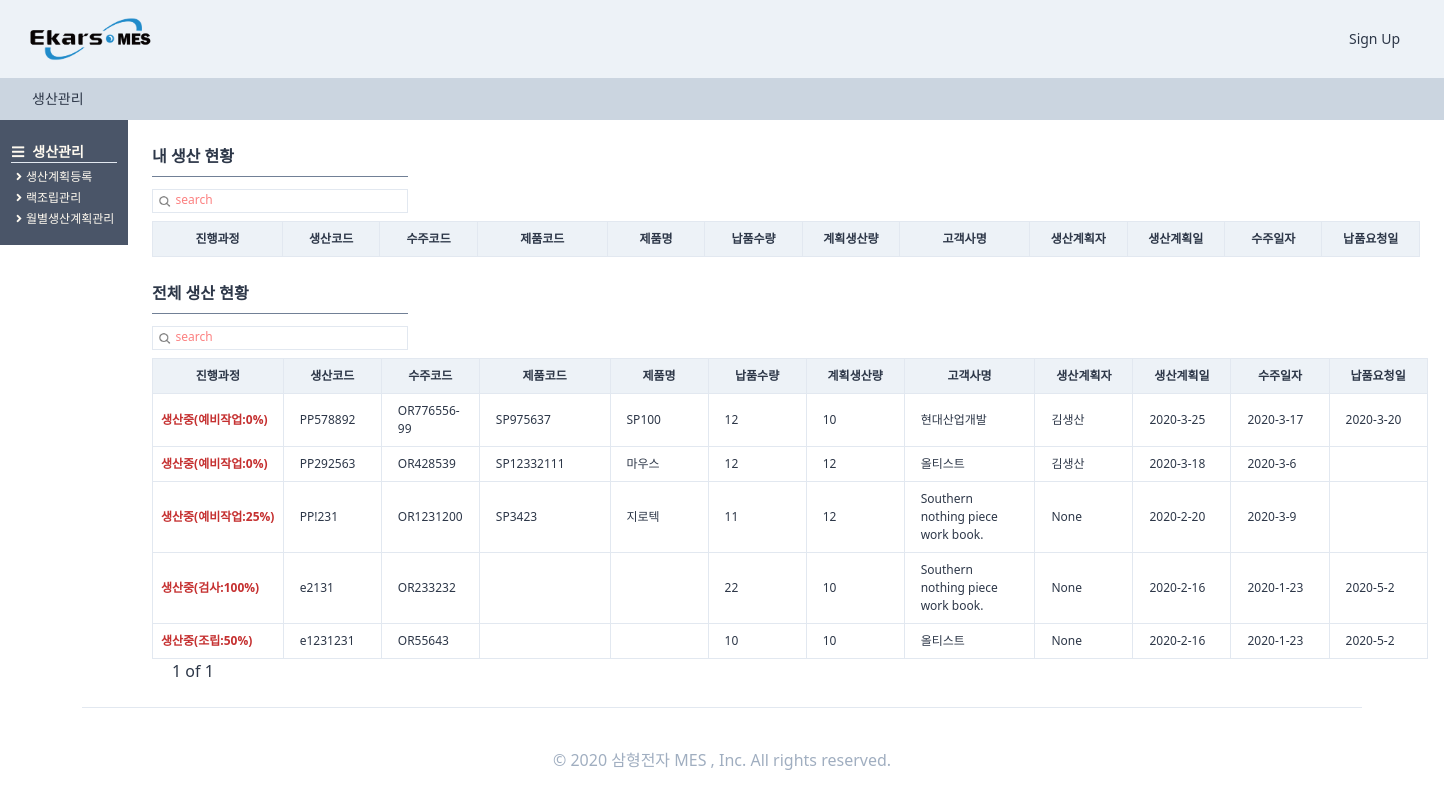
The page /producemanages/producemanageshome/ on the database as committed earlier.
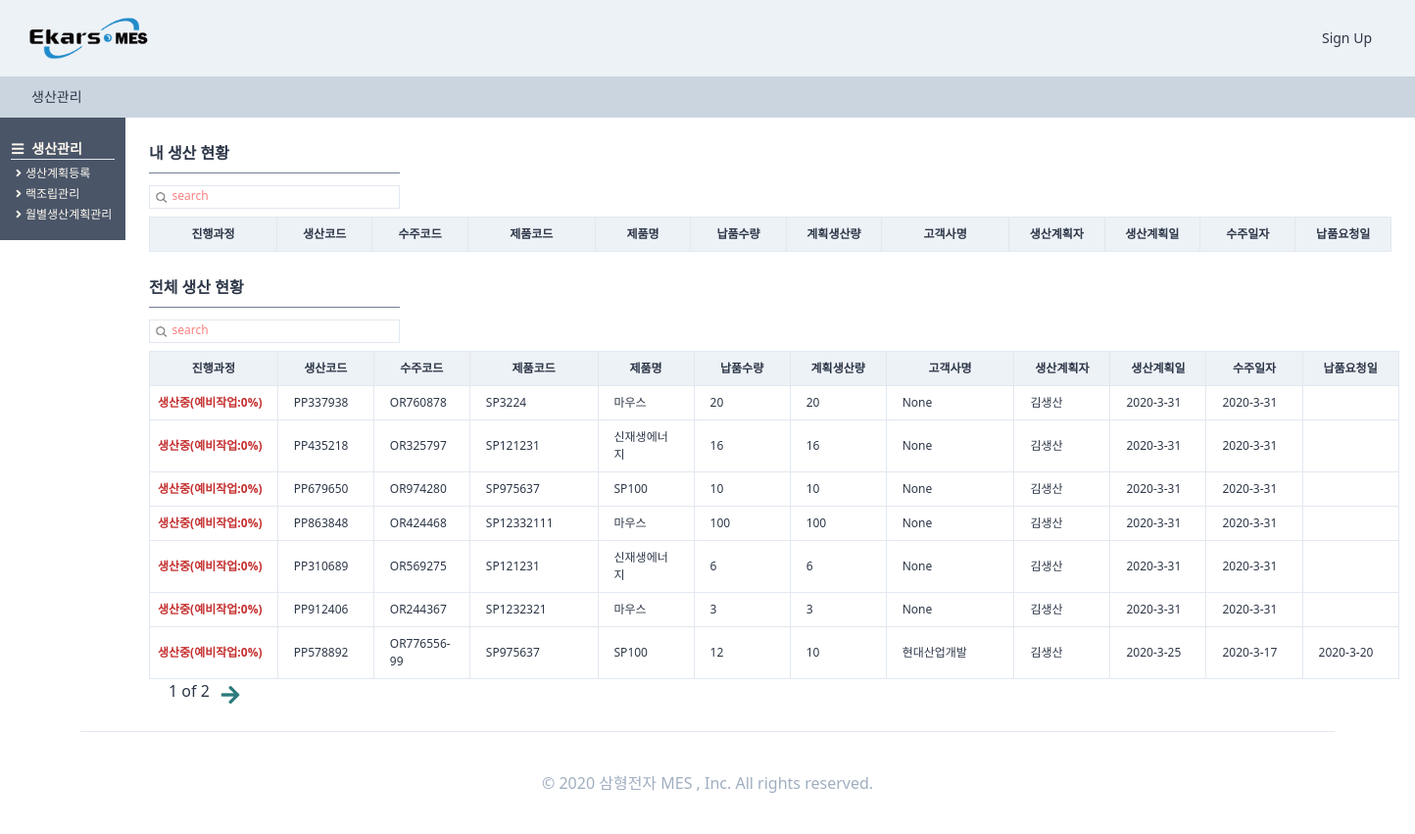
The same page on the database as committed later.
### orders/models.py (models this page shows, shortened)
class OrderRegister(TimeStampedModel):
    입찰 = "입찰"
    대리점 = "대리점"
    AS = "A/S"
    내부계획 = "내부계획"
    월별생산계획 = "월별생산계획"
    영업구분_CHOICES = (
        (입찰, "입찰"),
        (대리점, "대리점"),
        (AS, "A/S"),
        (내부계획, "내부계획"),
        (월별생산계획, "월별생산계획"),
    )
    삼형전자 = "삼형전자"
    엠에스텔레콤 = "엠에스텔레콤"
    사업장구분_CHOICES = (
        (삼형전자, "삼형전자"),
        (엠에스텔레콤, "엠에스텔레콤"),
    )
    출하완료 = "출하완료"
    출하미완료 = "출하미완료"
    출하구분_CHOICES = (
        (출하완료, "출하완료"),
        (출하미완료, "출하미완료"),
    )
    단품 = "단품"
    랙 = "랙"
    제품구분_CHOICES = (
        (단품, "단품"),
        (랙, "랙"),
    )
    랙생산의뢰 = models.ForeignKey(
        "self", related_name="단품생산의뢰", on_delete=models.SET_NULL, null=True, blank=True
    )
    작성자 = models.ForeignKey(
        users_models.User,
        related_name="수주등록",
        on_delete=models.SET_NULL,
        null=True,
        blank=True,
    )
    수주코드 = models.CharField(max_length=50)
    영업구분 = models.CharField(choices=영업구분_CHOICES, max_length=10, blank=True, default=입찰)
    제품구분 = models.CharField(choices=제품구분_CHOICES, max_length=10, blank=True, default=단품)
    사업장구분 = models.CharField(
        choices=사업장구분_CHOICES, max_length=10, blank=True, default=삼형전자
    )
    수주일자 = models.DateField(auto_now=False, auto_now_add=False)
    고객사명 = models.ForeignKey(
        SI_models.CustomerPartner,
        related_name="수주등록",
        on_delete=models.SET_NULL,
        null=True,
        blank=True,
    )
    현장명 = models.CharField(max_length=50, null=True)
    납품요청일 = models.DateField(auto_now=False, auto_now_add=False, blank=True, null=True)
    납품수량 = models.IntegerField()
    특이사항 = models.TextField(blank=True)
    단품모델 = models.ForeignKey(
        SI_models.SingleProduct,
        related_name="수주등록",
        on_delete=models.SET_NULL,
        null=True,
        blank=True,
    )
    랙모델 = models.ForeignKey(
        SI_models.RackProduct,
        related_name="수주등록",
        on_delete=models.SET_NULL,
        null=True,
        blank=True,
    )
    출하구분 = models.CharField(
        choices=출하구분_CHOICES, max_length=10, blank=True, default=출하미완료
    )
    랙조립도면 = models.FileField(
        upload_to="blueprint", blank=True, null=True, help_text="랙 수주의 경우 조립도면을 첨부해주세요."
    )
    class Meta:
        verbose_name = "수주등록"
        verbose_name_plural = "수주등록"
    def process(self):
        try:
            pro = self.생산요청
            try:
                cess = self.생산요청.생산계획.현재공정
                pro = self.생산요청.생산계획.현재공정달성율
                try:
                    pro = self.생산요청.생산계획.작업지시서.작업지시서등록.최종검사
                    try:
                        pro = self.생산요청.생산계획.작업지시서.작업지시서등록.최종검사.최종검사등록
                        return "최종검사완료"
                    except:
                        return "최종검사의뢰완료"
                except:
                    return f"생산중({cess}:{pro})"
            except:
                return "생산의뢰완료"
        except:
            return "수주등록완료"

### producemanages/models.py (models this page shows, shortened)
class ProduceRegister(TimeStampedModel):
    예비작업 = "예비작업"
    조립 = "조립"
    검사 = "검사"
    현재공정_CHOICES = (
        (예비작업, "예비작업"),
        (조립, "조립"),
        (검사, "검사"),
    )
    사영 = "0%"
    사일 = "25%"
    사이 = "50%"
    사삼 = "75%"
    사사 = "100%"
    현재공정달성율_CHOICES = (
        (사영, "0%"),
        (사일, "25%"),
        (사이, "50%"),
        (사삼, "75%"),
        (사사, "100%"),
    )
    작성자 = models.ForeignKey(
        users_models.User,
        related_name="생산계획등록",
        on_delete=models.SET_NULL,
        null=True,
        blank=True,
    )
    생산계획등록코드 = models.CharField(max_length=50)
    생산의뢰 = models.OneToOneField(
        orders_models.OrderProduce,
        related_name="생산계획",
        on_delete=models.SET_NULL,
        null=True,
    )
    현재공정 = models.CharField(
        choices=현재공정_CHOICES, max_length=10, null=True, default=예비작업
    )
    현재공정달성율 = models.CharField(
        choices=현재공정달성율_CHOICES, max_length=10, null=True, default=사영
    )
    계획생산량 = models.IntegerField(null=True)
    일일생산량 = models.IntegerField(null=True)
    누적생산량 = models.IntegerField(null=True, blank=True)
    특이사항 = models.CharField(max_length=100, null=True, blank=True)
    class Meta:
        verbose_name = "생산계획등록"
        verbose_name_plural = "생산계획등록"
    def successrate(self):
        if self.누적생산량 is None:
            return f"0%"
        else:
            rate = (self.누적생산량 / self.계획생산량) * 100
            rate = round(rate, 2)
            return f"{rate}%"
    successrate.short_description = "계획 생산량 달성율"

### StandardInformation/models.py (models this page shows, shortened)
class SingleProduct(TimeStampedModel):
    작성자 = models.ForeignKey(
        "users.User", related_name="단품제품작성자", on_delete=models.SET_NULL, null=True
    )
    작성일 = models.DateField(auto_now=True, auto_now_add=False)
    모델코드 = models.CharField(max_length=80, blank=True)
    모델명 = models.CharField(max_length=30, blank=True)
    규격 = models.CharField(max_length=80, blank=True)
    단위 = models.CharField(max_length=10, blank=True)
    단가 = models.IntegerField(null=True)
    class Meta:
        verbose_name = "단품제품"
        verbose_name_plural = "단품제품"

class CustomerPartner(TimeStampedModel):
    고객 = "고객"
    대리점 = "대리점"
    공급처 = "공급처"
    거래처_CHOICES = (
        (고객, "고객"),
        (대리점, "대리점"),
        (공급처, "공급처"),
    )
    고객작성자 = models.ForeignKey(
        "users.User", related_name="고객거래처작성자", on_delete=models.SET_NULL, null=True
    )
    작성일 = models.DateField(auto_now=True, auto_now_add=False)
    거래처구분 = models.CharField(choices=거래처_CHOICES, max_length=4, default=공급처)
    거래처코드 = models.CharField(max_length=50, null=True)
    거래처명 = models.CharField(max_length=70, null=True)
    사업자등록번호 = models.CharField(max_length=50, null=True)
    고객담당자 = models.ForeignKey(
        "users.User", related_name="고객거래처담당자", on_delete=models.SET_NULL, null=True
    )
    연락처 = models.CharField(max_length=50, blank=True)
    이메일 = models.EmailField(max_length=254)
    사업장주소 = models.CharField(max_length=70, blank=True, null=True)
    사업자등록증첨부 = models.FileField(blank=True, null=True)
    특이사항 = models.TextField(blank=True, null=True)
    사용여부 = models.BooleanField(default=False)
    class Meta:
        verbose_name = "고객"
        verbose_name_plural = "고객"
    def __str__(self):
        return self.거래처명

### users/models.py (models this page shows)
class User(AbstractUser,TimeStampedModel):
    부서 = models.ForeignKey(
        "Part", related_name="user", on_delete=models.CASCADE, null=True
    )
    class Meta:
        verbose_name = "사용자"
        verbose_name_plural = "사용자"
    def __str__(self):
        return self.first_name

### producemanages/views.py (the view, shortened to what this page needs)
# urls.py: path("producemanageshome/", views.producemanageshome, name="producemanageshome"),
def producemanageshome(request):
    user = request.user
    search = request.GET.get("search")
    search_m = request.GET.get("search_m")
    if search_m is None:
        order = OR_models.OrderRegister.objects.all().order_by("-created")
        l_order = []
        for s in order:
            if str(s.process())[0:3] == "생산중":
                l_order.append(s)
            else:
                pass
        s_order = []
        for s in l_order:
            if s.생산요청.생산계획.작성자 == user:
                s_order.append(s)
        s_bool_m = False
    if search is None:
        s_bool = False
        order = OR_models.OrderRegister.objects.all().order_by("-created")
        a_order = []
        for s in order:
            if str(s.process())[0:3] == "생산중":
                a_order.append(s)
    pagediv = 7
    totalpage_m = int(math.ceil(len(s_order) / pagediv))
    paginator_m = Paginator(s_order, pagediv, orphans=0)
    page_m = request.GET.get("page_m", "1")
    s_order = paginator_m.get_page(page_m)
    nextpage_m = int(page_m) + 1
    previouspage_m = int(page_m) - 1
    notsamebool_m = True
    totalpage = int(math.ceil(len(a_order) / pagediv))
    paginator = Paginator(a_order, pagediv, orphans=0)
    page = request.GET.get("page", "1")
    a_order = paginator.get_page(page)
    nextpage = int(page) + 1
    previouspage = int(page) - 1
    notsamebool = True
    if int(page_m) == totalpage_m:
        notsamebool_m = False
    if (search_m is None) or (search_m == ""):
        search_m = "search"
    if int(page) == totalpage:
        notsamebool = False
    if (search is None) or (search == ""):
        search = "search"
    return render(
        request,
        "producemanages/producemanageshome.html",
        {
            "order_m": s_order,
            "search_m": search_m,
            "page_m": page_m,
            "totalpage_m": totalpage_m,
            "notsamebool_m": notsamebool_m,
            "nextpage_m": nextpage_m,
            "previouspage_m": previouspage_m,
            "s_bool_m": s_bool_m,
            "order": a_order,
            "search": search,
            "page": page,
            "totalpage": totalpage,
            "notsamebool": notsamebool,
            "nextpage": nextpage,
            "previouspage": previouspage,
            "s_bool": s_bool,
            "최종검사완료": "최종검사완료",
            "최종검사의뢰완료": "최종검사의뢰완료",
            "수주등록완료": "수주등록완료",
            "생산의뢰완료": "생산의뢰완료",
        },
    )

### templates/producemanages/producemanageshome.html (shortened to what the changed rows need)
{%extends "base.html"%}
{%load static%}
{% block content %}
<div class="flex">
    {%block main_contens%}
    <div class="flex flex-col">
        <div class="w-full h-full pl-32 -mt-6 font-semibold pt-12 flex flex-col ">
            <div class="flex flex-col">
                <div class="p-6">
                    <div class="flew flex-col">
                        <table class="table-fixed font-light text-xs w-full">
                            <thead>
                                <tr>
                                    <th class="border bg-gray-200 px-2 py-2 w-32">진행과정</th>
                                    <th class="border bg-gray-200 px-4 py-2 w-24">생산코드</th>
                                    <th class="border bg-gray-200 px-4 py-2 w-24">수주코드</th>
                                    <th class="border bg-gray-200 px-4 py-2 w-32">제품코드</th>
                                    <th class="border bg-gray-200 px-4 py-2 w-24">제품명</th>
                                    <th class="border bg-gray-200 px-4 py-2 w-24">납품수량</th>
                                    <th class="border bg-gray-200 px-4 py-2 w-24">계획생산량</th>
                                    <th class="border bg-gray-200 px-4 py-2 w-32">고객사명</th>
                                    <th class="border bg-gray-200 px-4 py-2 w-24">생산계획자</th>
                                    <th class="border bg-gray-200 px-4 py-2 w-24">생산계획일</th>
                                    <th class="border bg-gray-200 px-4 py-2 w-24">수주일자</th>
                                    <th class="border bg-gray-200 px-4 py-2 w-24">납품요청일</th>
                                </tr>
                            </thead>
                        </table>
                    </div>
                </div>
            </div>
        </div>
        <div class="w-11/12 h-full ml-32 font-semibold flex flex-col">
            <div class="flex flex-col">
                <div class="p-6 pt-0">
                    <div class="flew flex-col">
                        <table class="table-fixed font-light text-xs w-full">
                            <thead>
                                <tr>
                                    <th class="border bg-gray-200 px-2 py-2 w-32">진행과정</th>
                                    <th class="border bg-gray-200 px-4 py-2 w-24">생산코드</th>
                                    <th class="border bg-gray-200 px-4 py-2 w-24">수주코드</th>
                                    <th class="border bg-gray-200 px-4 py-2 w-32">제품코드</th>
                                    <th class="border bg-gray-200 px-4 py-2 w-24">제품명</th>
                                    <th class="border bg-gray-200 px-4 py-2 w-24">납품수량</th>
                                    <th class="border bg-gray-200 px-4 py-2 w-24">계획생산량</th>
                                    <th class="border bg-gray-200 px-4 py-2 w-32">고객사명</th>
                                    <th class="border bg-gray-200 px-4 py-2 w-24">생산계획자</th>
                                    <th class="border bg-gray-200 px-4 py-2 w-24">생산계획일</th>
                                    <th class="border bg-gray-200 px-4 py-2 w-24">수주일자</th>
                                    <th class="border bg-gray-200 px-4 py-2 w-24">납품요청일</th>
                                </tr>
                            </thead>
                            <tbody>
                                {%for list in order%}
                                <tr>
                                    <td class="border px-2 py-2 font-bold
                                    text-red-700 ">
                                        {{list.process}}</td>
                                    <td class="border px-4 py-2  hover:text-blue-700 hover:font-bold "><a
                                            href="{%url "producemanages:orderdetail" list.pk %}">
                                            {{list.생산요청.생산계획.생산계획등록코드}}</a></td>
                                    <td class="border px-4 py-2  hover:text-blue-700 hover:font-bold "><a
                                            href="{%url "producemanages:orderdetail" list.pk %}">
                                            {{list.수주코드}}</a></td>
                                    <td class="border px-4 py-2">{{list.단품모델.모델코드}}</td>
                                    <td class="border px-4 py-2">{{list.단품모델.모델명}}</td>
                                    <td class="border px-4 py-2">{{list.납품수량}}</td>
                                    <td class="border px-4 py-2">{{list.생산요청.생산계획.계획생산량}}</td>
                                    <td class="border px-4 py-2">{{list.고객사명}}</td>
                                    <td class="border px-4 py-2">{{list.생산요청.생산계획.작성자}}</td>
                                    <td class="border px-4 py-2">
                                        {{list.생산요청.생산계획.created.year}}-{{list.생산요청.생산계획.created.month}}-{{list.생산요청.생산계획.created.day}}
                                    </td>
                                    <td class="border px-4 py-2">
                                        {{list.수주일자.year}}-{{list.수주일자.month}}-{{list.수주일자.day}}</td>
                                    <td class="border px-4 py-2">
                                        {%if list.납품요청일 is None%}
                                        {%else%}
                                        {{list.납품요청일.year}}-{{list.납품요청일.month}}-{{list.납품요청일.day}}{%endif%}</td>
                                </tr>
                                {%endfor%}
                            </tbody>
                        </table>
                        <div class="flex ml-2">
                            {%if totalpage != 0%}
                            <span class="mx-3 font-medium  text-base">{{page}} of
                                {{totalpage}}</span>
                            {% if notsamebool %}
                            {%if s_bool%}
                            <a href="?search={{search}}&page={{nextpage}}" class="text-teal-700"><i
                                    class="fas fa-arrow-right fa-lg mt-2"></i></a>
                            {%else%}
                            <a href="?page={{nextpage}}" class="text-teal-700"><i
                                    class="fas fa-arrow-right fa-lg mt-2"></i></a>
                            {% endif %}{% endif %}{% endif %}
                        </div>
                    </div>
                </div>
            </div>
        </div>
    </div>
    {%endblock main_contens %}
</div>
{%endblock content %}

Rows that differ between the two databases and show on the page:
no longer on this page (row unchanged): OrderRegister: process "생산중(예비작업:0%)", 생산요청.생산계획.생산계획등록코드 "PP292563", 수주코드 "OR428539", 단품모델.모델코드 "SP12332111", 단품모델.모델명 "마우스", 납품수량 "12", 생산요청.생산계획.계획생산량 "12", 고객사명 "올티스트", 생산요청.생산계획.작성자 "김생산", 생산요청.생산계획.created.year "2020", 생산요청.생산계획.created.month "3", 생산요청.생산계획.created.day "18", 수주일자.year "2020", 수주일자.month "3", 수주일자.day "6"
no longer on this page (row unchanged): OrderRegister: process "생산중(예비작업:25%)", 생산요청.생산계획.생산계획등록코드 "PP!231", 수주코드 "OR1231200", 단품모델.모델코드 "SP3423", 단품모델.모델명 "지로텍", 납품수량 "11", 생산요청.생산계획.계획생산량 "12", 고객사명 "Southern nothing piece work book.", 생산요청.생산계획.작성자 "None", 생산요청.생산계획.created.year "2020", 생산요청.생산계획.created.month "2", 생산요청.생산계획.created.day "20", 수주일자.year "2020", 수주일자.month "3", 수주일자.day "9"
no longer on this page (row unchanged): OrderRegister: process "생산중(검사:100%)", 생산요청.생산계획.생산계획등록코드 "e2131", 수주코드 "OR233232", 납품수량 "22", 생산요청.생산계획.계획생산량 "10", 고객사명 "Southern nothing piece work book.", 생산요청.생산계획.작성자 "None", 생산요청.생산계획.created.year "2020", 생산요청.생산계획.created.month "2", 생산요청.생산계획.created.day "16", 수주일자.year "2020", 수주일자.month "1", 수주일자.day "23", 납품요청일.year "2020", 납품요청일.month "5", 납품요청일.day "2"
no longer on this page (row unchanged): OrderRegister: process "생산중(조립:50%)", 생산요청.생산계획.생산계획등록코드 "e1231231", 수주코드 "OR55643", 납품수량 "10", 생산요청.생산계획.계획생산량 "10", 고객사명 "올티스트", 생산요청.생산계획.작성자 "None", 생산요청.생산계획.created.year "2020", 생산요청.생산계획.created.month "2", 생산요청.생산계획.created.day "16", 수주일자.year "2020", 수주일자.month "1", 수주일자.day "23", 납품요청일.year "2020", 납품요청일.month "5", 납품요청일.day "2"
added OrderRegister: process "생산중(예비작업:0%)", 생산요청.생산계획.생산계획등록코드 "PP337938", 수주코드 "OR760878", 단품모델.모델코드 "SP3224", 단품모델.모델명 "마우스", 납품수량 "20", 생산요청.생산계획.계획생산량 "20", 고객사명 "None", 생산요청.생산계획.작성자 "김생산", 생산요청.생산계획.created.year "2020", 생산요청.생산계획.created.month "3", 생산요청.생산계획.created.day "31", 수주일자.year "2020", 수주일자.month "3", 수주일자.day "31"
added OrderRegister: process "생산중(예비작업:0%)", 생산요청.생산계획.생산계획등록코드 "PP435218", 수주코드 "OR325797", 단품모델.모델코드 "SP121231", 단품모델.모델명 "신재생에너지", 납품수량 "16", 생산요청.생산계획.계획생산량 "16", 고객사명 "None", 생산요청.생산계획.작성자 "김생산", 생산요청.생산계획.created.year "2020", 생산요청.생산계획.created.month "3", 생산요청.생산계획.created.day "31", 수주일자.year "2020", 수주일자.month "3", 수주일자.day "31"
added OrderRegister: process "생산중(예비작업:0%)", 생산요청.생산계획.생산계획등록코드 "PP679650", 수주코드 "OR974280", 단품모델.모델코드 "SP975637", 단품모델.모델명 "SP100", 납품수량 "10", 생산요청.생산계획.계획생산량 "10", 고객사명 "None", 생산요청.생산계획.작성자 "김생산", 생산요청.생산계획.created.year "2020", 생산요청.생산계획.created.month "3", 생산요청.생산계획.created.day "31", 수주일자.year "2020", 수주일자.month "3", 수주일자.day "31"
added OrderRegister: process "생산중(예비작업:0%)", 생산요청.생산계획.생산계획등록코드 "PP863848", 수주코드 "OR424468", 단품모델.모델코드 "SP12332111", 단품모델.모델명 "마우스", 납품수량 "100", 생산요청.생산계획.계획생산량 "100", 고객사명 "None", 생산요청.생산계획.작성자 "김생산", 생산요청.생산계획.created.year "2020", 생산요청.생산계획.created.month "3", 생산요청.생산계획.created.day "31", 수주일자.year "2020", 수주일자.month "3", 수주일자.day "31"
added OrderRegister: process "생산중(예비작업:0%)", 생산요청.생산계획.생산계획등록코드 "PP310689", 수주코드 "OR569275", 단품모델.모델코드 "SP121231", 단품모델.모델명 "신재생에너지", 납품수량 "6", 생산요청.생산계획.계획생산량 "6", 고객사명 "None", 생산요청.생산계획.작성자 "김생산", 생산요청.생산계획.created.year "2020", 생산요청.생산계획.created.month "3", 생산요청.생산계획.created.day "31", 수주일자.year "2020", 수주일자.month "3", 수주일자.day "31"
added OrderRegister: process "생산중(예비작업:0%)", 생산요청.생산계획.생산계획등록코드 "PP912406", 수주코드 "OR244367", 단품모델.모델코드 "SP1232321", 단품모델.모델명 "마우스", 납품수량 "3", 생산요청.생산계획.계획생산량 "3", 고객사명 "None", 생산요청.생산계획.작성자 "김생산", 생산요청.생산계획.created.year "2020", 생산요청.생산계획.created.month "3", 생산요청.생산계획.created.day "31", 수주일자.year "2020", 수주일자.month "3", 수주일자.day "31"
Other text that changed with them:
{{ totalpage }}: "1" → "2"
